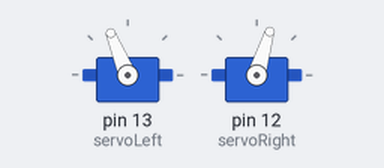
This sketch was run on a simulated Arduino Uno, built with avr-gcc and run on an emulated ATmega328P. Shown: 2 × servo.

Above: at 2.1 s.
At 3.1 s:
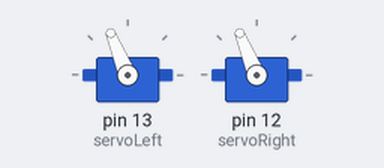
At 5.1 s:
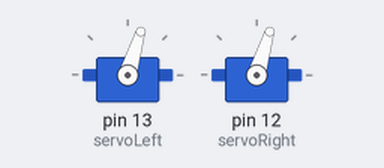
At 8.1 s:
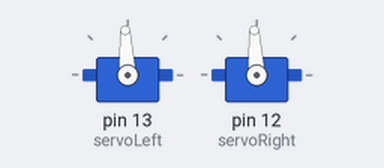
Timing chart, 0 to 9.6 s (numbered marks = the images above):
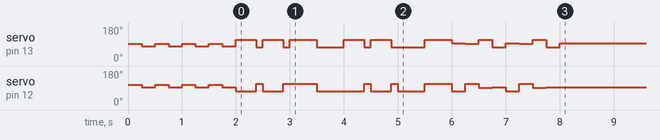

The sketch:

dance.ino
```cpp
#include <Servo.h>

// Declare left and right servos
Servo servoLeft;
Servo servoRight;

void setup() {
  // Servo setup
  servoLeft.attach(13);
  servoRight.attach(12);

  // -----------------------------
  // COPY STUFF BELOW HERE
  // (Choreographed by Samuel Rabinowitz)
  // -----------------------------

  // Perform dance
  int beatMillis = 500;

  // Wiggle back
  for (int i = 0; i < 4; i++) {
    // Back left
    servoLeft.writeMicroseconds(1480);
    servoRight.writeMicroseconds(1650);
    delay(beatMillis / 2);

    // Back right
    servoLeft.writeMicroseconds(1350);
    servoRight.writeMicroseconds(1520);
    delay(beatMillis / 2);
  }

  // Forward-back forward-back spin x2
  for (int i = 0; i < 2; i++) {
    // Forward-back forward-back
    for (int j = 0; j < 2; j++) {
      servoLeft.writeMicroseconds(1700);
      servoRight.writeMicroseconds(1300);
      delay((int) (beatMillis * 0.75));
      servoLeft.writeMicroseconds(1300);
      servoRight.writeMicroseconds(1700);
      delay((int) (beatMillis * 0.25));
    }

    // Spin
    if (i == 0) { // Spin right then back
      servoLeft.writeMicroseconds(1700);
      servoRight.writeMicroseconds(1700);
      delay(beatMillis);
      servoLeft.writeMicroseconds(1300);
      servoRight.writeMicroseconds(1300);
      delay(beatMillis);
    }
    else { // Spin left then back
      servoLeft.writeMicroseconds(1300);
      servoRight.writeMicroseconds(1300);
      delay(beatMillis);
      servoLeft.writeMicroseconds(1700);
      servoRight.writeMicroseconds(1700);
      delay(beatMillis);
    }
  }

  // Turn out turn in (each side) x2
  for (int i = 0; i < 2; i++) {
    // Left turn out
    servoLeft.writeMicroseconds(1520);
    servoRight.writeMicroseconds(1300);
    delay(beatMillis / 2);

    // Left turn in
    servoLeft.writeMicroseconds(1480);
    servoRight.writeMicroseconds(1700);
    delay(beatMillis / 2);

    // Right turn out
    servoLeft.writeMicroseconds(1700);
    servoRight.writeMicroseconds(1480);
    delay(beatMillis / 2);

    // Right turn in
    servoLeft.writeMicroseconds(1300);
    servoRight.writeMicroseconds(1520);
    delay(beatMillis / 2);
  }

  // Stop
  servoLeft.writeMicroseconds(1500);
  servoRight.writeMicroseconds(1500);
}

void loop() {


}
```
